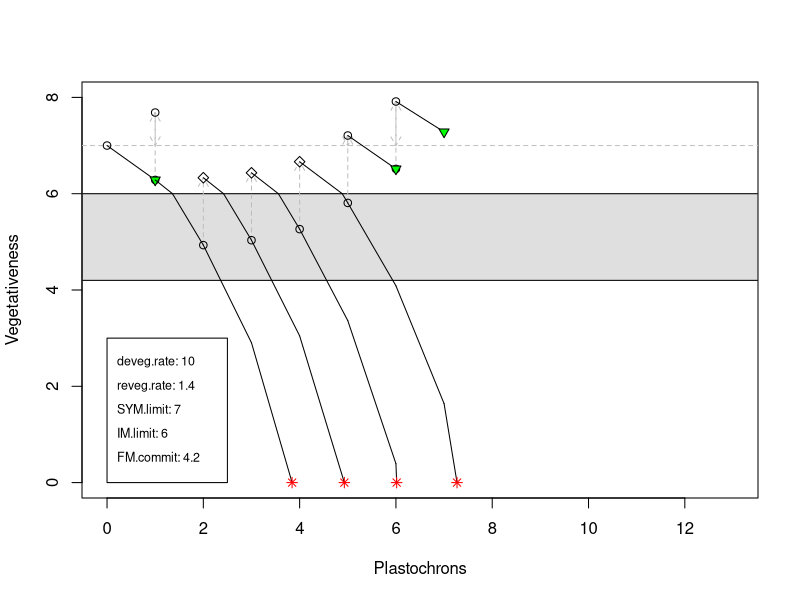

Source code (R): (Note: this script raises an error after producing the figure.)
plot.scale <- function (col, val) {
	rect(14, 0, 15, 1, col="white")
	inc <- 1/(length(col)+2)
	st <- 0
	end <- 0
	for(i in 1:length(col)){
		st <- st+inc
		end <- st+inc
		rect(14.1, st, 14.9, end, col=col[i], border=F)
	}
	st <- st+inc
	text(14.5, 0, min(val))
	text(14.5, st, max(val))
}

deveg <- function(previous.veg.state, rate=1, k=1, step=1) {
	return(previous.veg.state-(step * rate * (1/previous.veg.state*k)))
	#return(previous.veg.state-(rate*(previous.veg.state*k)))
	#return(previous.veg.state-rate)
}

reveg <- function(previous.veg.state, jump=1) {
  return(previous.veg.state+jump)
}

flowering <- function (run, SYM.limit, veg.rate, deveg.rate, 
					   reveg.rate, IM.limit, FM.commit, print=F, jump=T) {
  
  if(print){
    plot(x=NULL, y=NULL, xlim=c(0, run), ylim=c(0, 8), xlab="Plastochrons", ylab="Vegetativeness")
    abline(h=SYM.limit, col='gray', lty=2)
    abline(h=IM.limit, col='gray')
    abline(h=FM.commit, col='gray')
    polygon(c(-1, -1, run+1, run+1), c(FM.commit, IM.limit, IM.limit, FM.commit), col="#00000020")
    points(0, 7, pch=1)
    rect(xleft=0, ybottom=0, xright=2.5, ytop=3, col="white")
    text(x=0, y=2.5, labels=paste("deveg.rate:", deveg.rate), cex=0.75, pos=4)
    text(x=0, y=2, labels=paste("reveg.rate:", reveg.rate), cex=0.75, pos=4)
    text(x=0, y=1.5, labels=paste("SYM.limit:", SYM.limit), cex=0.75, pos=4)
    text(x=0, y=1, labels=paste("IM.limit:", IM.limit), cex=0.75, pos=4)
    text(x=0, y=0.5, labels=paste("FM.commit:", FM.commit), cex=0.75, pos=4)  	
  }
   
  node <- 1
  wall <- F
  crossing <- F
  parent <- 0
  axis <- 1 
  inflorescence <- data.frame()
  inflorescence[1, 1] <- axis
  node <- 1
  step <- 0
  state <- 7
  inflorescence[node, 2] <- step
  inflorescence[node, 3] <- state
  inflorescence[node, 4] <- parent
  inflorescence[node, 5] <- node
  colnames(inflorescence) <- c("axis", "plastochron", "state", "parent", "node")
  
  for(i in 1:run) { # steps = plastochrons
    axes <- max(inflorescence$axis)
    new.axis <- axes
    tmp <- data.frame()
    
    for(n in 1:axes) {
      if(n != 2 & n < 10) {
        previous.state <- inflorescence[inflorescence$axis == n & 
                                          inflorescence$plastochron == i-1, 3]
        previous.parent <- inflorescence[inflorescence$axis == n & 
                                          inflorescence$plastochron == i-1, 4]
        previous.node <- inflorescence[inflorescence$axis == n & 
                                           inflorescence$plastochron == i-1, 5]
        if(length(previous.state) > 0 && previous.state > 0) {
          if(previous.state > IM.limit) {
            rate <- veg.rate
          } else {
            rate <- deveg.rate
          }
          
          current.state <- deveg(previous.state, rate=rate)
          
          if(current.state < IM.limit & previous.state > IM.limit){
            # state value at the crossing
            slope <-  (current.state - previous.state)
            inc.x <- (IM.limit - previous.state) / slope
            x.new <- (i-1) + inc.x  
            current.state <- deveg(IM.limit, rate=deveg.rate, step = (1 - inc.x))           
            crossing <- T
          }
          
          x0 <- i-1
          y0 <- previous.state
          x1 <- i
          y1 <- current.state
          
          if(i %% 1 == 0) {
            next.state <- reveg(current.state, jump=reveg.rate)
            
            if(current.state < SYM.limit & current.state > FM.commit) {
              parent   <- n
              new.axis <- new.axis + 1
              if(print){
                arrows(x1, y1, x1, next.state, lty=2, length=0.1, col="grey")
              }
              
              type <- 5 # losange vide
              if(next.state > SYM.limit) {
                if(print){ 
                  arrows(x1, next.state, x1, 7, lty=2, length=0.1, col="grey")
                }
                if(jump) {
                  next.state <- 7
                }
                type <- 1 # rond vide
              }
              tmp <- data.frame(rbind(tmp, cbind(axis = new.axis,
                                                 plastochron = i,
                                                 state = next.state,
                                                 parent = parent,
                                                 node = 1)))
              
              if(print){
                points(x1, next.state, pch=type)
                points(x1, current.state)
                #Sys.sleep(0.25)
              }
              
            } 
            if(current.state >= 0) {
              if(current.state < IM.limit || i == 1){
                tmp <- data.frame(rbind(tmp,
                                      cbind(axis = n,
                                            plastochron = i,
                                            state = current.state,
                                            parent = previous.parent,
                                            node = previous.node + 1)))
              }
              if(print){
                if(crossing == F){
                  segments(x0, y0, x1, y1)
                }else{
                  segments(x0, y0, x.new, IM.limit)
                  segments(x.new, IM.limit, x1, y1)
                  crossing <- F
                }
                if(current.state > IM.limit) {
                  points(x1, y1, pch=25, bg="green")
                }
              }
            } else {
              tmp <- data.frame(rbind(tmp,
                                      cbind(axis = n,
                                            plastochron = i,
                                            state = current.state,
                                            parent = previous.parent,
                                            node = previous.node + 1)))
              if(print){ 
                slope <- (current.state - previous.state)
                inc.x <- (0 - previous.state) / slope
                x.new <- (i-1) + inc.x  
                segments(x0, y0, x.new, 0)
                points(x.new, 0, pch=8, col="red")
              }
            }
          }
        }
      }
    }  
    inflorescence <- rbind(inflorescence, tmp)
  }
  return(inflorescence)
}

veg.rate      <- 5

run           <- 13
IM.limit      <- 6
FM.commit     <- 4.2
SYM.limit     <- IM.limit + 1
jump          <- F

deveg.rate    <- 10
reveg.rate    <- 1.4

 inflorescence <- flowering(run, SYM.limit, veg.rate, deveg.rate, 
                            reveg.rate, IM.limit, FM.commit, print=T, jump=jump)

branching <- 0 
for(i in 1:max(inflorescence$axis)) {
   tmp <- inflorescence[inflorescence$axis == i, ]
   # Branching
   b <- max(length(tmp$state[tmp$state < IM.limit & tmp$state > FM.commit]))
   f <- max(tmp$state)
   if(f < IM.limit & f > FM.commit) b <- b-1
   if(b > branching) {
     branching <- b
   }      
 }
 branching




sim <- data.frame()
node <- 1

for(deveg.rate in seq(from=0.1, to=200, by=5)){
  for(reveg.rate in seq(from=0.1, to=100, by=5)){

    inflorescence <- flowering(run, SYM.limit, veg.rate, deveg.rate, 
    						   reveg.rate, IM.limit, FM.commit, jump=jump)
    
    # Branching
    branching <- 0
    sympodial <- 0
    im <- 0
    sympodial.node <- 99
    flower <- 0
    flo.count <- 0
    
    for(i in 1:max(inflorescence$axis)) {
      tmp <- inflorescence[inflorescence$axis == i, ]
      # Branching
      b <- max(length(tmp$state[tmp$state < IM.limit & tmp$state > FM.commit]))
      f <- max(tmp$state)
      if(f < IM.limit & f > FM.commit) b <- b-1
      if(b > branching) {
        branching <- b
      }      
    }
    
    sympodial <- length(inflorescence$parent[inflorescence$state > SYM.limit & 
    							 	inflorescence$plastochron > 3 & inflorescence$parent > 0])
    sympodial <- length(inflorescence$parent[inflorescence$state > IM.limit & 
                                               inflorescence$plastochron > 1 & inflorescence$parent == 1])-1
    sympodial.node <- min(inflorescence$parent[inflorescence$state > IM.limit & 
    										   	inflorescence$plastochron > 2 
                             & inflorescence$parent > 0
                             & inflorescence$node == 2])
    im <- length(inflorescence$parent[inflorescence$state <= SYM.limit & 
    										 	inflorescence$plastochron > 3 & inflorescence$parent > 0])
    if(length(inflorescence$state[inflorescence$state < 0]) > 0){
    	flower <- 1
    	flo.count <- length(inflorescence$state[inflorescence$state < 0])
    	if(flo.count == 1) flower <- 2
    }
    
    first.veg <- min(inflorescence$axis[which(inflorescence$axis > 2 & inflorescence$state > IM.limit)])
    flo.first <- length(inflorescence$state[inflorescence$state < 0 & inflorescence$axis < first.veg])
    flower.first <- length(inflorescence$state[inflorescence$state < 0 & inflorescence$parent <= 1])
    branching.first <- length(inflorescence$state[inflorescence$state < IM.limit & inflorescence$state > FM.commit & inflorescence$axis == 1])
    sympodial.first <- min(inflorescence$parent[inflorescence$axis == first.veg])
    
    
    
    sim[node, 1] <- deveg.rate
    sim[node, 2] <- reveg.rate
    sim[node, 3] <- branching
    sim[node, 4] <- sympodial
    sim[node, 5] <- sympodial.node
    sim[node, 6] <- flower
    sim[node, 7] <- im
    sim[node, 8] <- flo.count
    sim[node, 9] <- flo.first
    sim[node, 10] <- branching.first
    sim[node, 11] <- flower.first
    
    node <- node + 1
  }
}

colnames(sim) <- c("deveg", "reveg", "branching", "sympodial", "sympodial.node", "flower", "im", "flo.count", 
                  "flo.first", "branching.first", "flower.first")
sim$flo.count <- as.integer(sim$flo.count)

sim$branched <- 1
sim$branched[sim$branching >= 2] <- 3
sim$branched[sim$branching >= 5] <- 4
sim$branched[sim$branching == 1] <- 2

sim$branched.first <- 1
sim$branched.first[sim$branching.first >= 2] <- 3
sim$branched.first[sim$branching.first >= 5] <- 4
sim$branched.first[sim$branching.first == 1] <- 2

# fl <- sort(unique(sim$flo.count), decreasing=T)
# fl.order <- order(fl)
# for(i in 1:length(fl)) sim$flo.count[sim$flo.count == fl[i]] <- fl.order[i]

sim$symped <- 0
sim$symped[sim$sympodial >= 1] <- 1

sim$symped.node <- 0
sim$symped.node[sim$sympodial.node == 1] <- 1
sim$symped.node[sim$sympodial.node > 1] <- 2

sim$sympodial.node[sim$sympodial.node == Inf] <- 0
sim$sympodial.node[sim$sympodial.node == 99] <- 0

sim$flowered <- 0
sim$flowered[sim$flower.first == 1] <- 1
sim$flowered[sim$flower.first >= 2 ] <- 2

tmf        <- 1
wt         <- 2
s          <- 3
sft        <- 7
an         <- 4
fa         <- 5
s.sft      <- 6
j.sft      <- 8

sim$type <- s.sft

sim$type[sim$branched <= 2 & sim$symped == 0 & sim$flower == 1] <- wt
sim$type[sim$branched == 3 & sim$symped == 0 & sim$flower == 1] <- s
sim$type[sim$branched == 2 & sim$symped == 1 & sim$flower == 1] <- sft
sim$type[sim$branched == 1 & sim$symped == 0 & sim$flower == 2] <- tmf
sim$type[sim$branched == 4 & sim$symped == 0 & sim$flower == 0] <- an
sim$type[sim$branched == 3 & sim$symped == 1 & sim$flower == 1] <- s.sft
sim$type[sim$branched == 4 & sim$symped == 1 & sim$flower == 0] <- fa
sim$type[sim$branched == 3 & sim$symped == 1 & sim$flower == 0] <- fa.sft


sim$type.alt <- s.sft

sim$type.alt[sim$branched.first <= 2 & sim$symped == 0 & sim$flower == 1] <- wt
sim$type.alt[sim$branched.first == 3 & sim$symped == 0 & sim$flower == 1] <- s
sim$type.alt[sim$branched.first == 2 & sim$symped == 1 & sim$flower == 1] <- sft
sim$type.alt[sim$branched.first == 2 & sim$symped == 1 & sim$flower == 1 & sim$sympodial.node == 1] <- j.sft
sim$type.alt[sim$branched.first == 1 & sim$symped == 0 & sim$flower == 2] <- tmf
sim$type.alt[sim$branched.first == 4 & sim$symped == 0 & sim$flower == 0] <- an
sim$type.alt[sim$branched.first == 3 & sim$symped == 1 & sim$flower == 1] <- s.sft
sim$type.alt[sim$branched.first == 4 & sim$symped == 1 & sim$flower == 0] <- fa
sim$type.alt[sim$branched.first == 3 & sim$symped == 1 & sim$flower == 0] <- fa.sft



sim$name = "s.sft"
sim$name[sim$branched == 2 & sim$symped == 0 & sim$flower == 1] <- "wt"
sim$name[sim$branched == 1 & sim$symped == 0 & sim$flower == 1] <- "wt"
sim$name[sim$branched == 3 & sim$symped == 0 & sim$flower == 1] <- "s"
sim$name[sim$branched == 2 & sim$symped == 1 & sim$flower == 1] <- "sft"
sim$name[sim$branched == 1 & sim$symped == 0 & sim$flower == 2] <- "tmf"
sim$name[sim$branched == 4 & sim$symped == 0 & sim$flower == 0] <- "an"
sim$name[sim$branched == 3 & sim$symped == 1 & sim$flower == 1] <-" s.sft"
sim$name[sim$branched == 4 & sim$symped == 1 & sim$flower == 0] <- "fa"
sim$name[sim$branched == 3 & sim$symped == 1 & sim$flower == 0] <- "fa.sft"


x <- sort(unique(sim$deveg))
y <- sort(unique(sim$reveg))
color = colorRampPalette(c("#00007F", "blue", "#007FFF", "cyan", "#7FFF7F", "yellow", "#FF7F00", "red", "#7F0000"), space="Lab")

# ## Plot gradients
# #png(file=paste("~/Desktop/flomato/flower/", name, leg , ".png", sep=""), width=600, height=500)
m.flo <- matrix(data = sim$flo.count, nrow = length(unique(sim$deveg)), ncol = length(unique(sim$reveg)), byrow=T)
filled.contour(x, y, m.flo, color = color, plot.axes = { axis(1, cex.axis=2.5); axis(2, cex.axis=2.5)}, 
                 key.axes = axis(4, cex.axis=2)) 

m.flo.first <- matrix(data = sim$flower.first, nrow = length(unique(sim$deveg)), ncol = length(unique(sim$reveg)), byrow=T)
filled.contour(x, y, m.flo.first, color = color, plot.axes = { axis(1, cex.axis=2.5); axis(2, cex.axis=2.5)}, 
               key.axes = axis(4, cex.axis=2)) 

#  #dev.off()
# 
# #png(file=paste("~/Desktop/flomato/sympodial/", name, leg , ".png", sep=""), width=600, height=500)
 m.sympodial <- matrix(data = sim$sympodial, nrow = length(unique(sim$deveg)), ncol = length(unique(sim$reveg)), byrow=T)
  filled.contour(x, y, m.sympodial, color = color, plot.axes = { axis(1, cex.axis=2.5); axis(2, cex.axis=2.5)}, 
                 key.axes = axis(4, cex.axis=2)) 

m.sympodial.node <- matrix(data = sim$sympodial.node, nrow = length(unique(sim$deveg)), ncol = length(unique(sim$reveg)), byrow=T)
filled.contour(x, y, m.sympodial.node, color = color, plot.axes = { axis(1, cex.axis=2.5); axis(2, cex.axis=2.5)}, 
               key.axes = axis(4, cex.axis=2)) 


# #dev.off()
# 
# #png(file=paste("~/Desktop/flomato/branching/", name, leg , ".png", sep=""), width=600, height=500)
 m.branching <- matrix(data = sim$branching, nrow = length(unique(sim$deveg)), ncol = length(unique(sim$reveg)), byrow=T)
 filled.contour(x, y, m.branching, color = color, plot.axes = { axis(1, cex.axis=2.5); axis(2, cex.axis=2.5)}, 
                key.axes = axis(4, cex.axis=2)) 

m.br.first <- matrix(data = sim$branching.first, nrow = length(unique(sim$deveg)), ncol = length(unique(sim$reveg)), byrow=T)
filled.contour(x, y, m.br.first, color = color, plot.axes = { axis(1, cex.axis=2.5); axis(2, cex.axis=2.5)}, 
               key.axes = axis(4, cex.axis=2)) 

# #dev.off()

#
## Plot Zones
# 
# png(file=paste("~/Desktop/flomato/sympodial/disc_", name, leg , ".png", sep=""), width=600, height=500)
 m.symped <- matrix(data = sim$symped, nrow = length(unique(sim$deveg)), ncol = length(unique(sim$reveg)), byrow=T)
 color1 = colorRampPalette(c("#001a7c", "#cc0015"), space="Lab")
 filled.contour(x, y, m.symped, color = color1, plot.axes = { axis(1, cex.axis=2.5); axis(2, cex.axis=2.5)}, 
                key.axes = axis(4, cex.axis=2)) 

m.symped.node <- matrix(data = sim$symped.node, nrow = length(unique(sim$deveg)), ncol = length(unique(sim$reveg)), byrow=T)
color1 = colorRampPalette(c("#00007F", "#007FFF", "#cc0015"), space="Lab")
filled.contour(x, y, m.symped.node, color = color1, plot.axes = { axis(1, cex.axis=2.5); axis(2, cex.axis=2.5)}, 
               key.axes = axis(4, cex.axis=2)) 
# dev.off()
# dev.off()
# # 
# png(file=paste("~/Desktop/flomato/flower/disc_", name, leg , ".png", sep=""), width=600, height=500)
sim$flower[which(sim$flower == 2 & sim$deveg < 10)] <- 1
m.flower <- matrix(data = sim$flower, nrow = length(unique(sim$deveg)), ncol = length(unique(sim$reveg)), byrow=T)
 color1 = colorRampPalette(c("#00007F", "#007FFF", "#cc0015"), space="Lab")
 filled.contour(x, y, m.flower, color = color1, plot.axes = { axis(1, cex.axis=2.5); axis(2, cex.axis=2.5)}, 
                key.axes = axis(4, cex.axis=2)) 

# # 
# png(file=paste("~/Desktop/flomato/branching/disc_", name,leg , ".png", sep=""), width=600, height=500)
m.flowered <- matrix(data = sim$flowered, nrow = length(unique(sim$deveg)), ncol = length(unique(sim$reveg)), byrow=T)
color1 = colorRampPalette(c("#00007F", "#007FFF", "cyan", "#cc0015"), space="Lab")
filled.contour(x, y, m.flowered, color = color1, plot.axes = { axis(1, cex.axis=2.5); axis(2, cex.axis=2.5)}, 
               key.axes = axis(4, cex.axis=2)) 

# dev.off()
# # 
# png(file=paste("~/Desktop/flomato/branching/disc_", name,leg , ".png", sep=""), width=600, height=500)
 m.branched <- matrix(data = sim$branched, nrow = length(unique(sim$deveg)), ncol = length(unique(sim$reveg)), byrow=T)
color1 = colorRampPalette(c("#00007F", "#007FFF", "cyan", "#cc0015"), space="Lab")
filled.contour(x, y, m.branched, color = color1, plot.axes = { axis(1, cex.axis=2.5); axis(2, cex.axis=2.5)}, 
                key.axes = axis(4, cex.axis=2)) 


m.branched.first <- matrix(data = sim$branched.first, nrow = length(unique(sim$deveg)), ncol = length(unique(sim$reveg)), byrow=T)
color1 = colorRampPalette(c("#00007F", "#007FFF", "cyan", "#cc0015"), space="Lab")
filled.contour(x, y, m.branched.first, color = color1, plot.axes = { axis(1, cex.axis=2.5); axis(2, cex.axis=2.5)}, 
               key.axes = axis(4, cex.axis=2)) 
# dev.off()

## Plot types

#png(file=paste("~/Desktop/flomato/morpho/", name, leg , ".png", sep=""), width=600, height=500)
m.type <- matrix(data = sim$type, nrow = length(unique(sim$deveg)), ncol = length(unique(sim$reveg)), byrow=T)
color = colorRampPalette(c("dodgerblue4", "dodgerblue","aquamarine" ,"chartreuse3", "gold",  "orange", "firebrick"), space="Lab", interpolate="spline", bias=1)
filled.contour(x, y, m.type, color = color, nlevels=15, plot.axes = {axis(1, cex.axis=2); axis(2, cex.axis=2)}) 

m.type.alt <- matrix(data = sim$type.alt, nrow = length(unique(sim$deveg)), ncol = length(unique(sim$reveg)), byrow=T)
color = colorRampPalette(c("dodgerblue4", "dodgerblue","aquamarine" ,"chartreuse3", "gold",  "orange", "firebrick"), space="Lab", interpolate="spline", bias=1)
color = colorRampPalette(c("dodgerblue4", "dodgerblue", "cadetblue",  "cadetblue1", "lightgreen", "chartreuse2" ,"chartreuse4"), space="Lab", interpolate="spline", bias=1)
filled.contour(x, y, m.type.alt, color = color, nlevels=15, plot.axes = {axis(1, cex.axis=2); axis(2, cex.axis=2)}) 

#dev.off()


#png(file=paste("~/Desktop/flomato/morpho/name_", name, leg , ".png", sep=""), width=600, height=500)
plot(1, 1, ylim=range(y), xlim=range(x), type='n')
text(sim$deveg, sim$reveg, sim$name, cex=1, col=sim$type)

color <- c("#00007F", "blue", "cyan", "#7FFF7F", "yellow",  "#FF7F00", "red", "#7F0000")
plot(sim$deveg, sim$reveg, pch=15, cex=5, col=color[sim$type])
plot(sim$deveg, sim$reveg, pch=15, cex=5, col=color[sim$branching])


plot(1, 1, ylim=range(y), xlim=range(x), type='n')
text(sim$deveg, sim$reveg, sim$sympodial.node, cex=1, col=sim$type)


#dev.off()
#}

write.csv(sim, "~/Desktop/2014-01-10_data_final.csv")


